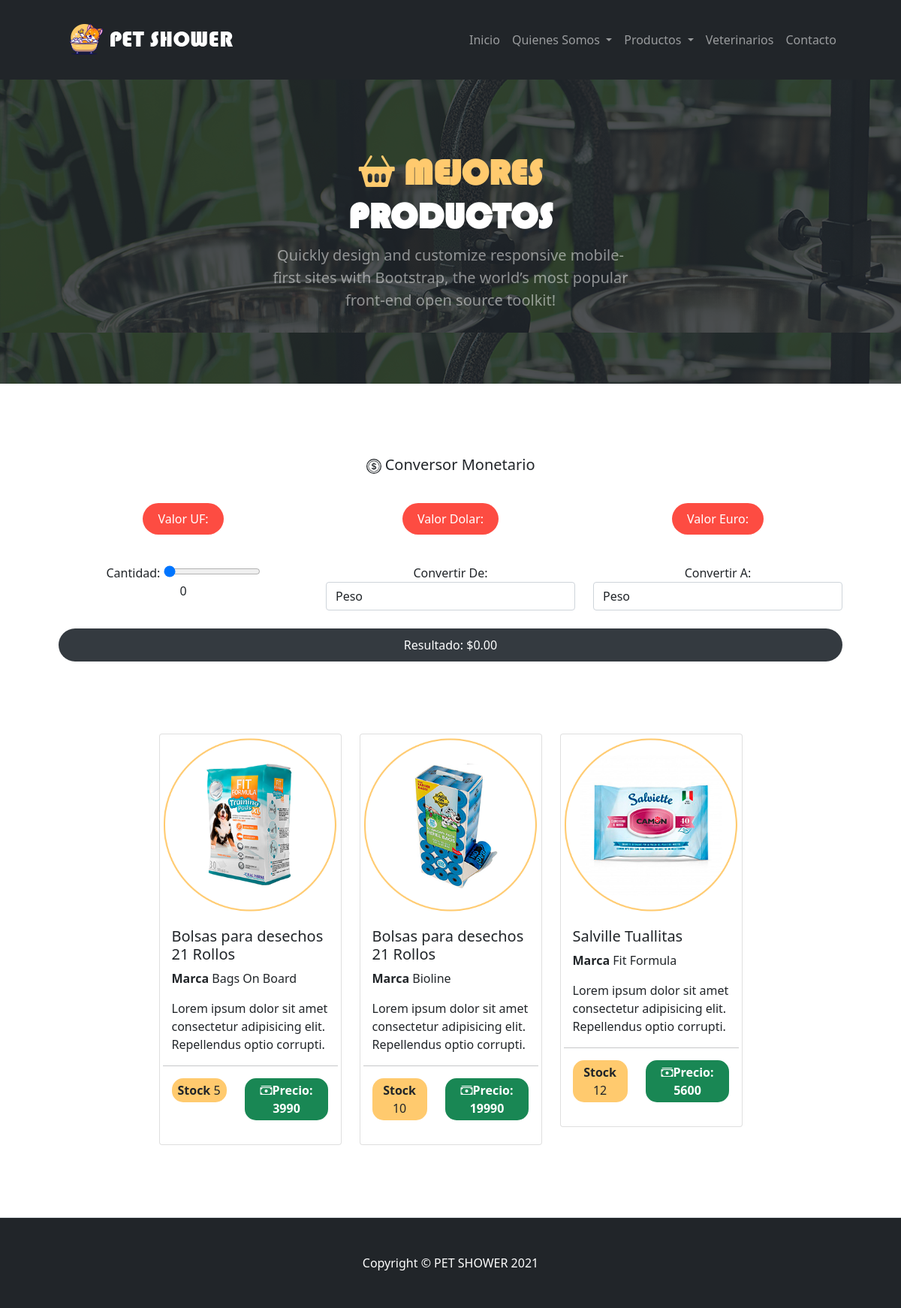
The app's page /productos_user/ with its own data.
### crud_productos/models.py (models this page shows, shortened)
class Producto(models.Model):
    idProducto = models.CharField(primary_key=True, max_length=10, verbose_name='ID')
    nombre = models.CharField(verbose_name='Nombre',max_length=50)
    descripcion = models.CharField(max_length=100, verbose_name='Descripción')
    image_producto = models.ImageField(verbose_name='Imagen', upload_to='projects', null=True,blank=True)
    precio = models.IntegerField(verbose_name='Precio Unitario')
    stock = models.IntegerField(verbose_name='Stock')
    marca = models.ForeignKey(Marca, on_delete = models.CASCADE)
    create = models.DateTimeField(verbose_name='Fecha Creación',auto_now_add=True)
    updated = models.DateTimeField(verbose_name='Fecha Actualización',auto_now=True)
    class Meta:
        verbose_name = 'Producto'
        verbose_name_plural = 'Productos'
        ordering = ['idProducto']

class Marca(models.Model):
    idMarca = models.IntegerField(primary_key=True, verbose_name='ID')
    marca = models.CharField(max_length=50, verbose_name='Marca')
    class Meta:
        verbose_name = 'marca'
        verbose_name_plural = 'marcas'
        ordering = ['marca']
    def __str__(self):
        return self.marca

### crud_productos/views.py (the view)
# urls.py: path('productos_user/', crud_productos_views.productos_user, name='productos_user'),
def productos_user(request):
    Productos = Producto.objects.all()
    return render(request, "crud_productos/productos_user.html",{'Productos':Productos})

### crud_productos/templates/crud_productos/productos_user.html (shortened to what this page needs)
        {% extends 'core/base_user.html' %}
        {% load static %}
        {% block img-header %} {% static 'core/assets/productos/bg_header_v3.jpg' %} {% endblock %}
        {% block text_header %}
            <h1 class="display-5 fw-bolder text-white mb-2 animate__animated animate__slideInLeft"><span class="title_color"><i class="bi bi-basket2-fill"></i> MEJORES</span> PRODUCTOS</h1>
            <p class="lead text-white-50 mb-4 animate__animated animate__slideInLeft">Quickly design and customize responsive mobile-first sites with Bootstrap, the world’s most popular front-end open source toolkit!</p>
        {% endblock %}
        {% block contenido %}
                                <div class=" text-center mb-5">
                                  <h5> Conversor Monetario</h5>
                                  <div class="col-lg-12 mx-auto mt-5">
                                    <div class="row">
                                      <div class="col-lg-4"><span class="uf">Valor UF: <strong></strong></span></div>
                                      <div class="col-lg-4"><span class="dolar">Valor Dolar: <strong></strong></span></div>
                                      <div class="col-lg-4"><span class="euro">Valor Euro: <strong></strong></span></div>
                                    </div>
                                  </div>
                                  <div class="row mt-5">
                                    <div class="col-lg-4">
                                      <div class="form-group">
                                        <label for="exampleInputEmail1">Cantidad:</label>
                                        <input type="range" class="form-control-range" id="cantidad" min="0" max="1000" value="0"  onchange="convertir()">
                                        <br>
                                        <span id="valor">0</span>
                                      </div>
                                    </div>
                                    <div class="col-lg-4">
                                      <div class="form-group">
                                        <label for="exampleFormControlSelect1">Convertir De:</label>
                                        <select class="form-control" id="de" onchange="convertir()">
                                          <option value="1" id="valorUF">Peso</option>
                                        </select>
                                      </div>
                                    </div>
                                    <div class="col-lg-4">
                                      <div class="form-group">
                                        <label for="exampleFormControlSelect1">Convertir A:</label>
                                        <select class="form-control" id="a" onchange="convertir()">
                                          <option value="1" id="valorUF">Peso</option>
                                        </select>
                                      </div>
                                    </div>
                                  </div>
                                  <div class="uf resultado mt-4" id="resultado">Resultado: $0.00</div>
                                </div>
        <div class="row row-cols-1 row-cols-md-2 g-4 justify-content-center">
          {% for p in Productos%}
            <div class="col-lg-3">
              <div class="card">
                {% if p.image_producto %}
                    <img src="{{p.image_producto.url}}" class="card-img-top" alt="Imagen_Integrante">
                {% else %}
                    <img src="{% static 'core/assets/veterinario/imagen_not_found.png' %}" alt="Imagen_Integrante">
                {% endif %}
                <div class="card-body">
                  <h5 class="card-title">{{p.nombre}}</h5>
                  <p><strong>Marca</strong> {{p.marca}}</p>
                  <p class="card-text">{{p.descripcion}}</p>
                  <div class="col-lg-12">
                    <div class="row">
                      <hr>
                        <div class="col-lg-5"><p class="stock_user text-center"><strong>Stock</strong> {{p.stock}}</p></div>
                        <div class="col-lg-7"><p class="precio_user text-center"><i class="bi bi-cash-stack"></i>Precio: {{p.precio}}</p></div>
                    </div>
                </div>
                </div>
              </div>
            </div>
            {% endfor %}
          </div>
        {% endblock %}

### core/static/core/css/my_3.css (style rules this page uses)
.title_color { color: #ffca6e; }
.banner h1 { font-family: bauhaus; }
.precio_user { background-color: #198754; color: #fff; padding: 4px 6px; border-radius: 15px; font-weight: 800; font-size: 1rem; }
.resultado { background-color: #343a40!important; }
.uf, .dolar, .euro { background: #fd4c42; padding: 10px 20px; color: #fff; border-radius: 35px; }
#valorUF, #valorDolar, #valorEuro { font-weight: 700; }
.stock_user { background-color: #ffca6e; padding: 4px 6px; border-radius: 15px; color: #212529; }

### records on screen
Producto: image_producto (picture), nombre "Bolsas para desechos 21 Rollos", marca "Bags On Board", descripcion "Lorem ipsum dolor sit amet consectetur adipisicing elit. Repellendus optio corrupti.", stock "5", precio "3990"
Producto: image_producto (picture), nombre "Bolsas para desechos 21 Rollos", marca "Bioline", descripcion "Lorem ipsum dolor sit amet consectetur adipisicing elit. Repellendus optio corrupti.", stock "10", precio "19990"
Producto: image_producto (picture), nombre "Salville Tuallitas", marca "Fit Formula", descripcion "Lorem ipsum dolor sit amet consectetur adipisicing elit. Repellendus optio corrupti.", stock "12", precio "5600"
